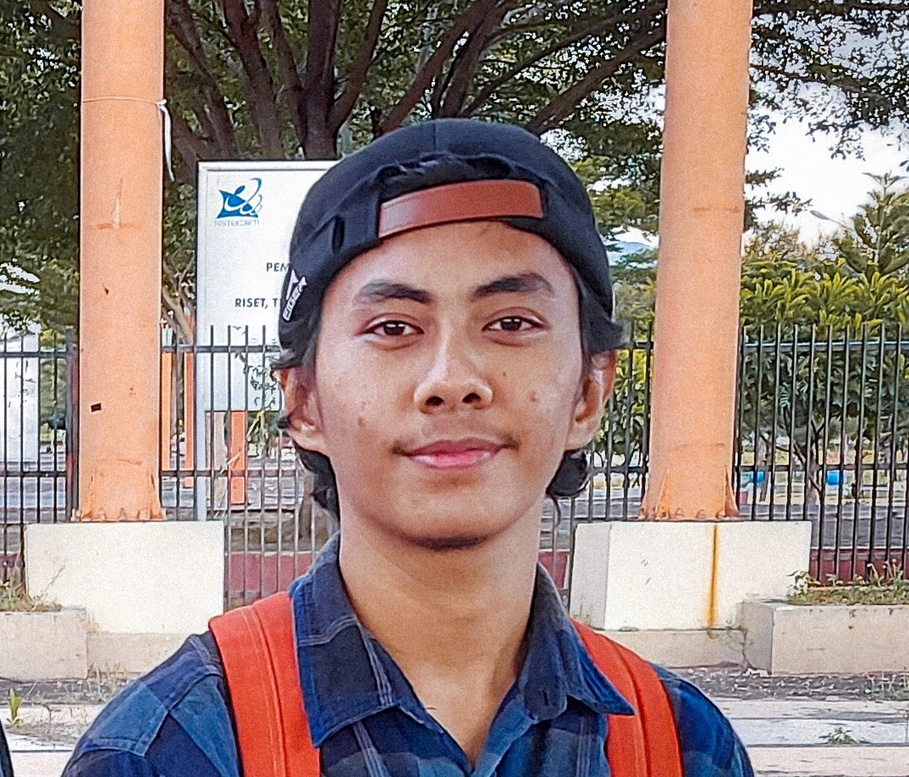
#> input picture taufik.jpg, 909 x 777 px, shrunk from 1074 x 918 before the run, found by its file name
$ python percobaan1.py
#> lines starting #> are read from the running program, lines starting #| are printed output that depends on the picture; after the words box and inside, x2 and y2 are one past the last pixel; in counts of white or black regions, pixels touching at a corner belong together
import cv2
import numpy as np

img = cv2.imread("Taufik.jpg")
#> img is the input picture: shape (777, 909, 3); mean B, G, R 123.5, 128.5, 147.9
blank = np.zeros(img.shape[:2], dtype='uint8')

mask = cv2.circle(blank, (img.shape[1]//2, img.shape[0]//2), 100, 255, -1)
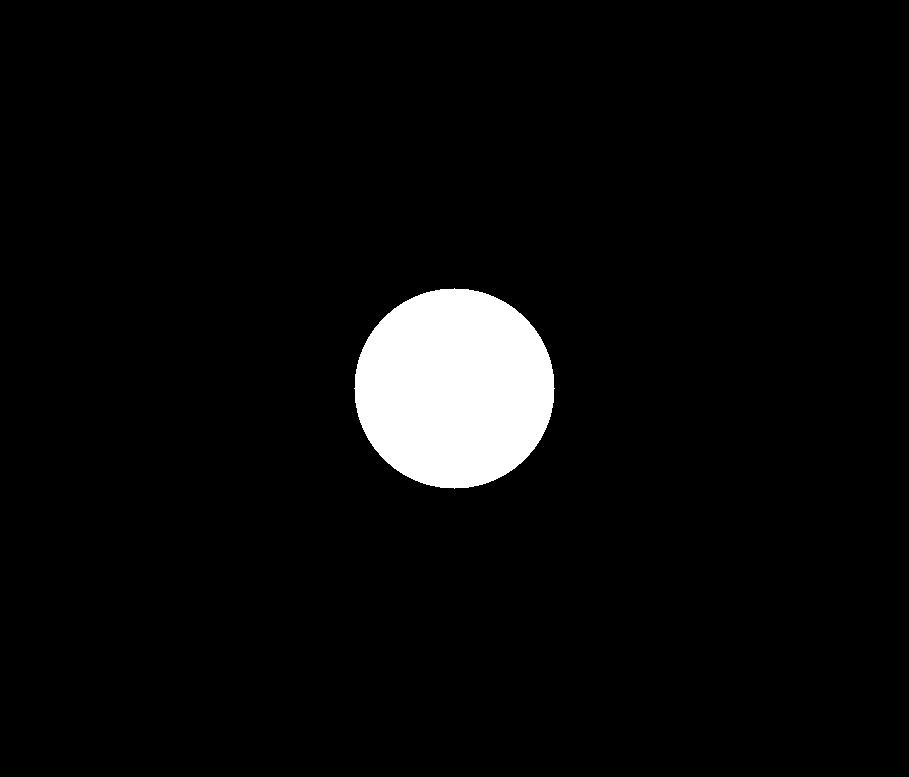
#> blank: shape (777, 909); 4.4% white; 1 white region, box (x1, y1, x2, y2) and area: (354, 288, 555, 489) 31417

masked = cv2.bitwise_and(img, img, mask=mask)
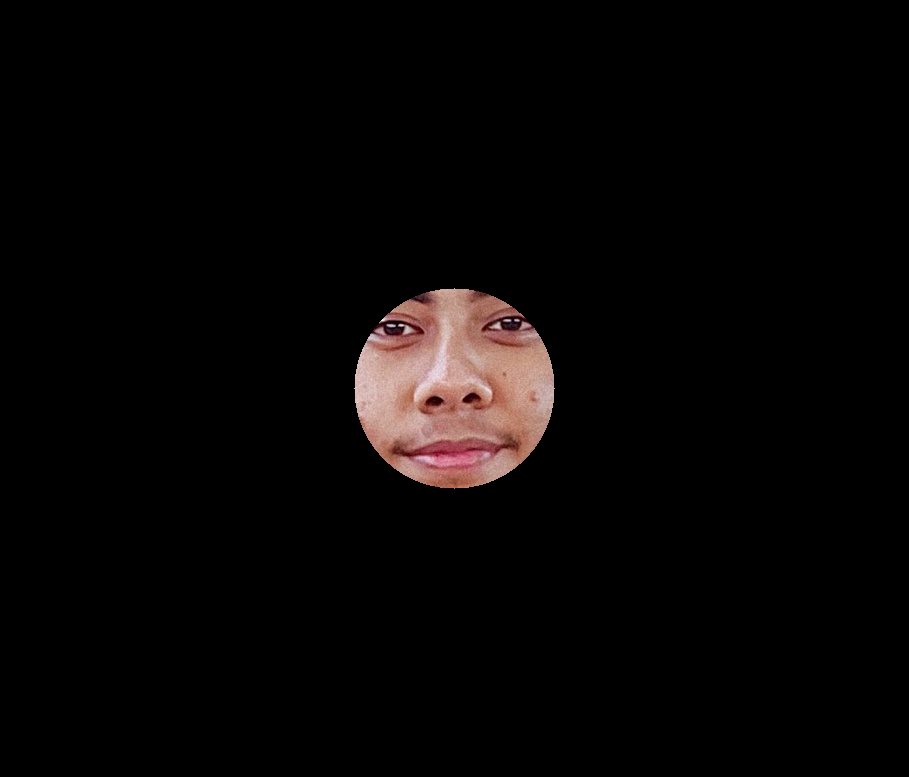
#> masked: shape (777, 909, 3); mean B, G, R 5.4, 5.7, 8
cv2.imshow("MASKED", masked)

cv2.waitKey(0)
cv2.destroyAllWindows()
